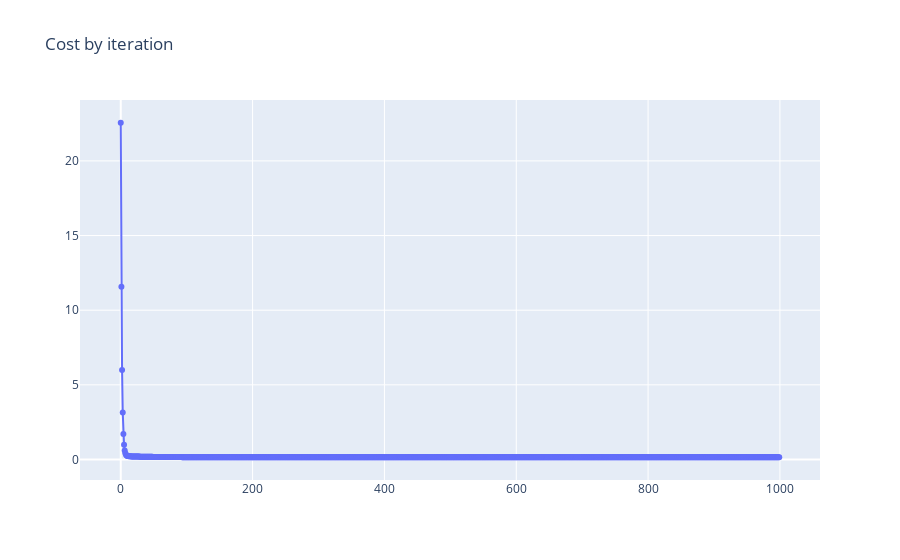

Notebook code for this chart:
### Code cell
cost_fig = plot_surface(linear_regression)
cost_fig.show()

### Figure 1 — Plotly figure (JSON) as saved in the notebook; plotly's stock layout.template omitted (floating-point values rounded to 4 significant figures; data arrays with more than 128 entries replaced by an {"elided": "..."} marker saying what was removed)
{"data": [{"mode": "markers+lines", "type": "scatter", "uid": "1703cfd9-cc2e-45d4-9a15-6fde096becf5", "x": {"elided": "1000 int values"}, "y": {"elided": "1000 float values"}}], "layout": {"title": {"text": "Cost by iteration"}}}
